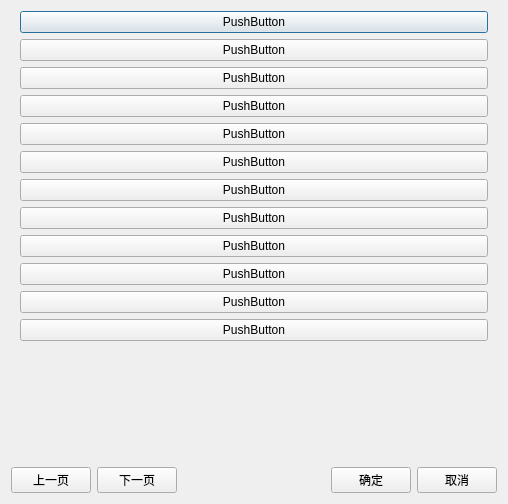
<?xml version="1.0" encoding="UTF-8"?>
<ui version="4.0">
 <class>w_sys_manage_outer_settings2</class>
 <widget class="QDialog" name="w_sys_manage_outer_settings2">
  <property name="geometry">
   <rect>
    <x>0</x>
    <y>0</y>
    <width>508</width>
    <height>504</height>
   </rect>
  </property>
  <property name="windowTitle">
   <string>Dialog</string>
  </property>
  <layout class="QVBoxLayout" name="verticalLayout_2">
   <item>
    <widget class="QScrollArea" name="scrollArea">
     <property name="styleSheet">
      <string notr="true">
QWidget#scrollArea{
background:transparent;
border:0px;
}
QWidget#scrollAreaWidgetContents{
background:transparent;
}</string>
     </property>
     <property name="widgetResizable">
      <bool>true</bool>
     </property>
     <widget class="QWidget" name="scrollAreaWidgetContents">
      <property name="geometry">
       <rect>
        <x>0</x>
        <y>0</y>
        <width>490</width>
        <height>448</height>
       </rect>
      </property>
      <layout class="QVBoxLayout" name="verticalLayout">
       <property name="topMargin">
        <number>0</number>
       </property>
       <property name="bottomMargin">
        <number>0</number>
       </property>
       <item>
        <widget class="public_pushbuton_left_right" name="pushButton">
         <property name="text">
          <string>PushButton</string>
         </property>
        </widget>
       </item>
       <item>
        <widget class="public_pushbuton_left_right" name="pushButton_2">
         <property name="text">
          <string>PushButton</string>
         </property>
        </widget>
       </item>
       <item>
        <widget class="public_pushbuton_left_right" name="pushButton_3">
         <property name="text">
          <string>PushButton</string>
         </property>
        </widget>
       </item>
       <item>
        <widget class="public_pushbuton_left_right" name="pushButton_4">
         <property name="text">
          <string>PushButton</string>
         </property>
        </widget>
       </item>
       <item>
        <widget class="public_pushbuton_left_right" name="pushButton_5">
         <property name="text">
          <string>PushButton</string>
         </property>
        </widget>
       </item>
       <item>
        <widget class="public_pushbuton_left_right" name="pushButton_6">
         <property name="text">
          <string>PushButton</string>
         </property>
        </widget>
       </item>
       <item>
        <widget class="public_pushbuton_left_right" name="pushButton_7">
         <property name="text">
          <string>PushButton</string>
         </property>
        </widget>
       </item>
       <item>
        <widget class="public_pushbuton_left_right" name="pushButton_8">
         <property name="text">
          <string>PushButton</string>
         </property>
        </widget>
       </item>
       <item>
        <widget class="public_pushbuton_left_right" name="pushButton_9">
         <property name="text">
          <string>PushButton</string>
         </property>
        </widget>
       </item>
       <item>
        <widget class="public_pushbuton_left_right" name="pushButton_10">
         <property name="text">
          <string>PushButton</string>
         </property>
        </widget>
       </item>
       <item>
        <widget class="public_pushbuton_left_right" name="pushButton_11">
         <property name="text">
          <string>PushButton</string>
         </property>
        </widget>
       </item>
       <item>
        <widget class="public_pushbuton_left_right" name="pushButton_12">
         <property name="text">
          <string>PushButton</string>
         </property>
        </widget>
       </item>
       <item>
        <spacer name="verticalSpacer">
         <property name="orientation">
          <enum>Qt::Vertical</enum>
         </property>
         <property name="sizeHint" stdset="0">
          <size>
           <width>20</width>
           <height>40</height>
          </size>
         </property>
        </spacer>
       </item>
      </layout>
     </widget>
    </widget>
   </item>
   <item>
    <layout class="QHBoxLayout" name="horizontalLayout">
     <item>
      <widget class="QPushButton" name="pushButton_PageUp">
       <property name="text">
        <string>上一页</string>
       </property>
      </widget>
     </item>
     <item>
      <widget class="QPushButton" name="pushButton_PageDown">
       <property name="text">
        <string>下一页</string>
       </property>
      </widget>
     </item>
     <item>
      <spacer name="horizontalSpacer">
       <property name="orientation">
        <enum>Qt::Horizontal</enum>
       </property>
       <property name="sizeHint" stdset="0">
        <size>
         <width>40</width>
         <height>20</height>
        </size>
       </property>
      </spacer>
     </item>
     <item>
      <widget class="QPushButton" name="pushButton_ok">
       <property name="text">
        <string>确定</string>
       </property>
      </widget>
     </item>
     <item>
      <widget class="QPushButton" name="pushButton_cancel">
       <property name="text">
        <string>取消</string>
       </property>
      </widget>
     </item>
    </layout>
   </item>
  </layout>
 </widget>
 <customwidgets>
  <customwidget>
   <class>public_pushbuton_left_right</class>
   <extends>QPushButton</extends>
   <header>public_pushbuton_left_right.h</header>
  </customwidget>
 </customwidgets>
 <resources/>
 <connections/>
</ui>
